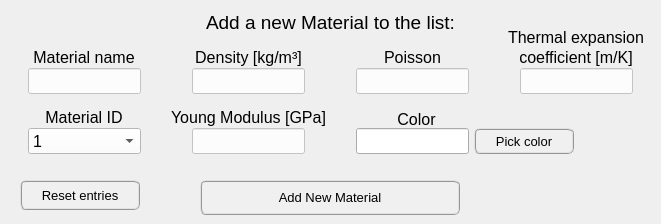
    <widget class="QWidget" name="tab_add_material">
     <attribute name="title">
      <string>Add</string>
     </attribute>
     <widget class="QLineEdit" name="lineEdit_color">
      <property name="geometry">
       <rect>
        <x>356</x>
        <y>128</y>
        <width>113</width>
        <height>26</height>
       </rect>
      </property>
      <property name="minimumSize">
       <size>
        <width>113</width>
        <height>26</height>
       </size>
      </property>
      <property name="maximumSize">
       <size>
        <width>113</width>
        <height>26</height>
       </size>
      </property>
      <property name="font">
       <font>
        <family>Segoe UI</family>
        <pointsize>10</pointsize>
        <weight>50</weight>
        <italic>false</italic>
        <bold>false</bold>
       </font>
      </property>
      <property name="styleSheet">
       <string notr="true"/>
      </property>
      <property name="alignment">
       <set>Qt::AlignCenter</set>
      </property>
     </widget>
     <widget class="QLabel" name="YoungMod_label">
      <property name="geometry">
       <rect>
        <x>162</x>
        <y>108</y>
        <width>173</width>
        <height>20</height>
       </rect>
      </property>
      <property name="font">
       <font>
        <family>Segoe UI</family>
        <pointsize>8</pointsize>
        <weight>50</weight>
        <italic>false</italic>
        <bold>false</bold>
       </font>
      </property>
      <property name="styleSheet">
       <string notr="true">font: 8pt &quot;Segoe UI&quot;;</string>
      </property>
      <property name="text">
       <string>&lt;html&gt;&lt;head/&gt;&lt;body&gt;&lt;p align=&quot;center&quot;&gt;&lt;span style=&quot; font-size:12pt;&quot;&gt;Young Modulus [GPa]&lt;/span&gt;&lt;/p&gt;&lt;/body&gt;&lt;/html&gt;</string>
      </property>
     </widget>
     <widget class="QLineEdit" name="lineEdit_poisson">
      <property name="geometry">
       <rect>
        <x>356</x>
        <y>68</y>
        <width>113</width>
        <height>26</height>
       </rect>
      </property>
      <property name="minimumSize">
       <size>
        <width>113</width>
        <height>26</height>
       </size>
      </property>
      <property name="maximumSize">
       <size>
        <width>113</width>
        <height>26</height>
       </size>
      </property>
      <property name="font">
       <font>
        <family>Segoe UI</family>
        <pointsize>10</pointsize>
        <weight>50</weight>
        <italic>false</italic>
        <bold>false</bold>
       </font>
      </property>
      <property name="styleSheet">
       <string notr="true">QLineEdit{color: rgb(0,0,255); background-color: rgba(255, 255, 255, 200)}
QLineEdit::Disabled{color: rgb(120,120,120); background-color: rgba(0, 0, 0, 0)}</string>
      </property>
      <property name="alignment">
       <set>Qt::AlignCenter</set>
      </property>
     </widget>
     <widget class="QLabel" name="Name_label">
      <property name="geometry">
       <rect>
        <x>24</x>
        <y>48</y>
        <width>120</width>
        <height>20</height>
       </rect>
      </property>
      <property name="styleSheet">
       <string notr="true">font: 8pt &quot;Segoe UI&quot;;</string>
      </property>
      <property name="text">
       <string>&lt;html&gt;&lt;head/&gt;&lt;body&gt;&lt;p align=&quot;center&quot;&gt;&lt;span style=&quot; font-size:12pt; font-style:normal;&quot;&gt;Material name&lt;/span&gt;&lt;/p&gt;&lt;/body&gt;&lt;/html&gt;</string>
      </property>
     </widget>
     <widget class="QLineEdit" name="lineEdit_density">
      <property name="geometry">
       <rect>
        <x>192</x>
        <y>68</y>
        <width>113</width>
        <height>26</height>
       </rect>
      </property>
      <property name="minimumSize">
       <size>
        <width>113</width>
        <height>26</height>
       </size>
      </property>
      <property name="maximumSize">
       <size>
        <width>113</width>
        <height>26</height>
       </size>
      </property>
      <property name="font">
       <font>
        <family>Segoe UI</family>
        <pointsize>10</pointsize>
        <weight>50</weight>
        <italic>false</italic>
        <bold>false</bold>
       </font>
      </property>
      <property name="styleSheet">
       <string notr="true">QLineEdit{color: rgb(0,0,255); background-color: rgba(255, 255, 255, 200)}
QLineEdit::Disabled{color: rgb(120,120,120); background-color: rgba(0, 0, 0, 0)}</string>
      </property>
      <property name="alignment">
       <set>Qt::AlignCenter</set>
      </property>
     </widget>
     <widget class="QLineEdit" name="lineEdit_name">
      <property name="geometry">
       <rect>
        <x>28</x>
        <y>68</y>
        <width>113</width>
        <height>26</height>
       </rect>
      </property>
      <property name="minimumSize">
       <size>
        <width>113</width>
        <height>26</height>
       </size>
      </property>
      <property name="maximumSize">
       <size>
        <width>113</width>
        <height>26</height>
       </size>
      </property>
      <property name="font">
       <font>
        <family>Segoe UI</family>
        <pointsize>10</pointsize>
        <weight>50</weight>
        <italic>false</italic>
        <bold>false</bold>
       </font>
      </property>
      <property name="styleSheet">
       <string notr="true">QLineEdit{color: rgb(0,0,255); background-color: rgba(255, 255, 255, 200)}
QLineEdit::Disabled{color: rgb(120,120,120); background-color: rgba(0, 0, 0, 0)}</string>
      </property>
      <property name="alignment">
       <set>Qt::AlignCenter</set>
      </property>
     </widget>
     <widget class="QLabel" name="ID_label">
      <property name="geometry">
       <rect>
        <x>24</x>
        <y>108</y>
        <width>120</width>
        <height>20</height>
       </rect>
      </property>
      <property name="font">
       <font>
        <family>Segoe UI</family>
        <pointsize>8</pointsize>
        <weight>50</weight>
        <italic>false</italic>
        <bold>false</bold>
       </font>
      </property>
      <property name="styleSheet">
       <string notr="true">font: 8pt &quot;Segoe UI&quot;;</string>
      </property>
      <property name="text">
       <string>&lt;html&gt;&lt;head/&gt;&lt;body&gt;&lt;p align=&quot;center&quot;&gt;&lt;span style=&quot; font-size:12pt; font-style:normal;&quot;&gt;Material ID&lt;/span&gt;&lt;/p&gt;&lt;/body&gt;&lt;/html&gt;</string>
      </property>
     </widget>
     <widget class="QLabel" name="poisson_label">
      <property name="geometry">
       <rect>
        <x>378</x>
        <y>48</y>
        <width>69</width>
        <height>20</height>
       </rect>
      </property>
      <property name="styleSheet">
       <string notr="true">font: 8pt &quot;Segoe UI&quot;;</string>
      </property>
      <property name="text">
       <string>&lt;html&gt;&lt;head/&gt;&lt;body&gt;&lt;p align=&quot;center&quot;&gt;&lt;span style=&quot; font-size:12pt; font-style:normal;&quot;&gt;Poisson&lt;/span&gt;&lt;/p&gt;&lt;/body&gt;&lt;/html&gt;</string>
      </property>
     </widget>
     <widget class="QLineEdit" name="lineEdit_youngModulus">
      <property name="geometry">
       <rect>
        <x>192</x>
        <y>128</y>
        <width>113</width>
        <height>26</height>
       </rect>
      </property>
      <property name="minimumSize">
       <size>
        <width>113</width>
        <height>26</height>
       </size>
      </property>
      <property name="maximumSize">
       <size>
        <width>113</width>
        <height>26</height>
       </size>
      </property>
      <property name="font">
       <font>
        <family>Segoe UI</family>
        <pointsize>10</pointsize>
        <weight>50</weight>
        <italic>false</italic>
        <bold>false</bold>
       </font>
      </property>
      <property name="styleSheet">
       <string notr="true">QLineEdit{color: rgb(0,0,255); background-color: rgba(255, 255, 255, 200)}
QLineEdit::Disabled{color: rgb(120,120,120); background-color: rgba(0, 0, 0, 0)}</string>
      </property>
      <property name="alignment">
       <set>Qt::AlignCenter</set>
      </property>
     </widget>
     <widget class="QLabel" name="density_label">
      <property name="geometry">
       <rect>
        <x>174</x>
        <y>48</y>
        <width>149</width>
        <height>20</height>
       </rect>
      </property>
      <property name="styleSheet">
       <string notr="true">font: 8pt &quot;Segoe UI&quot;;</string>
      </property>
      <property name="text">
       <string>&lt;html&gt;&lt;head/&gt;&lt;body&gt;&lt;p align=&quot;center&quot;&gt;&lt;span style=&quot; font-size:12pt; font-style:normal;&quot;&gt;Density [kg/m³]&lt;/span&gt;&lt;/p&gt;&lt;/body&gt;&lt;/html&gt;</string>
      </property>
     </widget>
     <widget class="QPushButton" name="pushButton_confirm_add_material">
      <property name="enabled">
       <bool>true</bool>
      </property>
      <property name="geometry">
       <rect>
        <x>200</x>
        <y>180</y>
        <width>260</width>
        <height>35</height>
       </rect>
      </property>
      <property name="minimumSize">
       <size>
        <width>260</width>
        <height>35</height>
       </size>
      </property>
      <property name="maximumSize">
       <size>
        <width>260</width>
        <height>35</height>
       </size>
      </property>
      <property name="font">
       <font>
        <family>Segoe UI</family>
        <pointsize>10</pointsize>
        <weight>50</weight>
        <italic>false</italic>
        <bold>false</bold>
       </font>
      </property>
      <property name="cursor">
       <cursorShape>ArrowCursor</cursorShape>
      </property>
      <property name="layoutDirection">
       <enum>Qt::LeftToRight</enum>
      </property>
      <property name="autoFillBackground">
       <bool>false</bool>
      </property>
      <property name="styleSheet">
       <string notr="true">QPushButton{border-radius: 6px; border-color: rgb(150, 150, 150); border-style: ridge; border-width: 2px; color: rgb(0, 0, 0); background-color: rgb(240, 240, 240); font: 10pt &quot;Segoe UI&quot;;}
QPushButton:hover{border-radius: 6px; border-color: rgb(0, 170, 255); border/style: ridge; border-width: 2px; color: rgb(0, 0, 0); background-color: rgba(174, 213, 255, 100);font: 8pt &quot;Segoe UI&quot;;}
QPushButton:pressed{border-radius: 6px; border-color: rgb(0, 170, 255); border-style: ridge; border-width: 3px; color: rgb(0, 0, 0); background-color: rgb(174, 213, 255);font: 8pt &quot;Segoe UI&quot;;}</string>
      </property>
      <property name="text">
       <string>Add New Material</string>
      </property>
      <property name="shortcut">
       <string>Shift+A</string>
      </property>
      <property name="checkable">
       <bool>false</bool>
      </property>
      <property name="autoDefault">
       <bool>true</bool>
      </property>
      <property name="default">
       <bool>false</bool>
      </property>
      <property name="flat">
       <bool>false</bool>
      </property>
     </widget>
     <widget class="QLabel" name="Add_new_mat_label">
      <property name="geometry">
       <rect>
        <x>176</x>
        <y>10</y>
        <width>309</width>
        <height>25</height>
       </rect>
      </property>
      <property name="font">
       <font>
        <family>Segoe UI</family>
        <pointsize>10</pointsize>
        <weight>50</weight>
        <italic>false</italic>
        <bold>false</bold>
       </font>
      </property>
      <property name="styleSheet">
       <string notr="true">font: 10pt &quot;Segoe UI&quot;;</string>
      </property>
      <property name="text">
       <string>&lt;html&gt;&lt;head/&gt;&lt;body&gt;&lt;p align=&quot;center&quot;&gt;&lt;span style=&quot; font-size:14pt; font-style:normal;&quot;&gt;Add a new Material to the list:&lt;/span&gt;&lt;/p&gt;&lt;/body&gt;&lt;/html&gt;</string>
      </property>
      <property name="textFormat">
       <enum>Qt::AutoText</enum>
      </property>
      <property name="alignment">
       <set>Qt::AlignCenter</set>
      </property>
     </widget>
     <widget class="QLineEdit" name="lineEdit_thermal_expansion_coefficient">
      <property name="geometry">
       <rect>
        <x>520</x>
        <y>68</y>
        <width>113</width>
        <height>26</height>
       </rect>
      </property>
      <property name="minimumSize">
       <size>
        <width>113</width>
        <height>26</height>
       </size>
      </property>
      <property name="maximumSize">
       <size>
        <width>113</width>
        <height>26</height>
       </size>
      </property>
      <property name="font">
       <font>
        <family>Segoe UI</family>
        <pointsize>10</pointsize>
        <weight>50</weight>
        <italic>false</italic>
        <bold>false</bold>
       </font>
      </property>
      <property name="styleSheet">
       <string notr="true">QLineEdit{color: rgb(0,0,255); background-color: rgba(255, 255, 255, 200)}
QLineEdit::Disabled{color: rgb(120,120,120); background-color: rgba(0, 0, 0, 0)}</string>
      </property>
      <property name="alignment">
       <set>Qt::AlignCenter</set>
      </property>
     </widget>
     <widget class="QLabel" name="color_label_2">
      <property name="geometry">
       <rect>
        <x>360</x>
        <y>110</y>
        <width>113</width>
        <height>20</height>
       </rect>
      </property>
      <property name="styleSheet">
       <string notr="true">font: 8pt &quot;Segoe UI&quot;;</string>
      </property>
      <property name="text">
       <string>&lt;html&gt;&lt;head/&gt;&lt;body&gt;&lt;p align=&quot;center&quot;&gt;&lt;span style=&quot; font-size:12pt;&quot;&gt;Color&lt;/span&gt;&lt;/p&gt;&lt;/body&gt;&lt;/html&gt;</string>
      </property>
     </widget>
     <widget class="QLabel" name="coefficient_mK">
      <property name="geometry">
       <rect>
        <x>500</x>
        <y>48</y>
        <width>152</width>
        <height>20</height>
       </rect>
      </property>
      <property name="styleSheet">
       <string notr="true">font: 6pt &quot;Segoe UI&quot;;</string>
      </property>
      <property name="text">
       <string>&lt;html&gt;&lt;head/&gt;&lt;body&gt;&lt;p align=&quot;center&quot;&gt;&lt;span style=&quot; font-size:12pt; font-style:normal;&quot;&gt;coefficient [m/K]&lt;/span&gt;&lt;/p&gt;&lt;/body&gt;&lt;/html&gt;</string>
      </property>
     </widget>
     <widget class="QLabel" name="thermal_expansion_label">
      <property name="geometry">
       <rect>
        <x>500</x>
        <y>28</y>
        <width>152</width>
        <height>20</height>
       </rect>
      </property>
      <property name="styleSheet">
       <string notr="true">font: 6pt &quot;Segoe UI&quot;;</string>
      </property>
      <property name="text">
       <string>&lt;html&gt;&lt;head/&gt;&lt;body&gt;&lt;p align=&quot;center&quot;&gt;&lt;span style=&quot; font-size:12pt; font-style:normal;&quot;&gt;Thermal expansion&lt;/span&gt;&lt;/p&gt;&lt;/body&gt;&lt;/html&gt;</string>
      </property>
     </widget>
     <widget class="QPushButton" name="pushButton_reset_entries_add_material">
      <property name="enabled">
       <bool>true</bool>
      </property>
      <property name="geometry">
       <rect>
        <x>20</x>
        <y>180</y>
        <width>120</width>
        <height>30</height>
       </rect>
      </property>
      <property name="minimumSize">
       <size>
        <width>120</width>
        <height>30</height>
       </size>
      </property>
      <property name="maximumSize">
       <size>
        <width>120</width>
        <height>30</height>
       </size>
      </property>
      <property name="font">
       <font>
        <family>Segoe UI</family>
        <pointsize>10</pointsize>
        <weight>50</weight>
        <italic>false</italic>
        <bold>false</bold>
       </font>
      </property>
      <property name="cursor">
       <cursorShape>ArrowCursor</cursorShape>
      </property>
      <property name="layoutDirection">
       <enum>Qt::LeftToRight</enum>
      </property>
      <property name="autoFillBackground">
       <bool>false</bool>
      </property>
      <property name="styleSheet">
       <string notr="true">QPushButton{border-radius: 6px; border-color: rgb(150, 150, 150); border-style: ridge; border-width: 2px; color: rgb(0, 0, 0); background-color: rgb(240, 240, 240); font: 10pt &quot;Segoe UI&quot;;}
QPushButton:hover{border-radius: 6px; border-color: rgb(0, 170, 255); border-style: ridge; border-width: 2px; color: rgb(0, 0, 0); background-color: rgba(174, 213, 255, 100); font: 8pt &quot;Segoe UI&quot;;}
QPushButton:pressed{border-radius: 6px; border-color: rgb(0, 170, 255); border-style: ridge; border-width: 3px; color: rgb(0, 0, 0); background-color: rgb(174, 213, 255);font: 8pt &quot;Segoe UI&quot;;}</string>
      </property>
      <property name="text">
       <string>Reset entries</string>
      </property>
      <property name="shortcut">
       <string>Shift+A</string>
      </property>
      <property name="checkable">
       <bool>false</bool>
      </property>
      <property name="autoDefault">
       <bool>true</bool>
      </property>
      <property name="default">
       <bool>false</bool>
      </property>
      <property name="flat">
       <bool>false</bool>
      </property>
     </widget>
     <widget class="QPushButton" name="pushButton_pickColor_add">
      <property name="geometry">
       <rect>
        <x>474</x>
        <y>128</y>
        <width>100</width>
        <height>26</height>
       </rect>
      </property>
      <property name="minimumSize">
       <size>
        <width>100</width>
        <height>26</height>
       </size>
      </property>
      <property name="maximumSize">
       <size>
        <width>100</width>
        <height>26</height>
       </size>
      </property>
      <property name="font">
       <font>
        <family>Segoe UI</family>
        <pointsize>10</pointsize>
        <weight>50</weight>
        <italic>false</italic>
        <bold>false</bold>
       </font>
      </property>
      <property name="styleSheet">
       <string notr="true">QPushButton{border-radius: 6px; border-color: rgb(150, 150, 150); border-style: ridge; border-width: 2px; color: rgb(0, 0, 0); background-color: rgb(240, 240, 240); font: 10pt &quot;Segoe UI&quot;;}
QPushButton:hover{border-radius: 6px; border-color: rgb(0, 170, 255); border-style: ridge; border-width: 2px; color: rgb(0, 0, 0); background-color: rgba(174, 213, 255, 100); font: 8pt &quot;Segoe UI&quot;;}
QPushButton:pressed{border-radius: 6px; border-color: rgb(0, 170, 255); border-style: ridge; border-width: 3px; color: rgb(0, 0, 0); background-color: rgb(174, 213, 255); font: 8pt &quot;Segoe UI&quot;;}</string>
      </property>
      <property name="text">
       <string>Pick color</string>
      </property>
     </widget>
     <widget class="QComboBox" name="comboBox_material_id">
      <property name="geometry">
       <rect>
        <x>28</x>
        <y>128</y>
        <width>113</width>
        <height>26</height>
       </rect>
      </property>
      <property name="font">
       <font>
        <family>Segoe UI</family>
        <pointsize>12</pointsize>
        <weight>50</weight>
        <italic>false</italic>
        <bold>false</bold>
       </font>
      </property>
      <property name="whatsThis">
       <string>&lt;html&gt;&lt;head/&gt;&lt;body&gt;&lt;p align=&quot;center&quot;&gt;&lt;br/&gt;&lt;/p&gt;&lt;/body&gt;&lt;/html&gt;</string>
      </property>
      <property name="styleSheet">
       <string notr="true">color: rgb(0, 0, 0);
font: 12pt &quot;Segoe UI&quot;;
background-color: rgb(255, 255, 255);</string>
      </property>
      <property name="maxVisibleItems">
       <number>100</number>
      </property>
      <item>
       <property name="text">
        <string notr="true">1</string>
       </property>
      </item>
      <item>
       <property name="text">
        <string>2</string>
       </property>
      </item>
      <item>
       <property name="text">
        <string>3</string>
       </property>
      </item>
      <item>
       <property name="text">
        <string>4</string>
       </property>
      </item>
      <item>
       <property name="text">
        <string>5</string>
       </property>
      </item>
     </widget>
    </widget>
